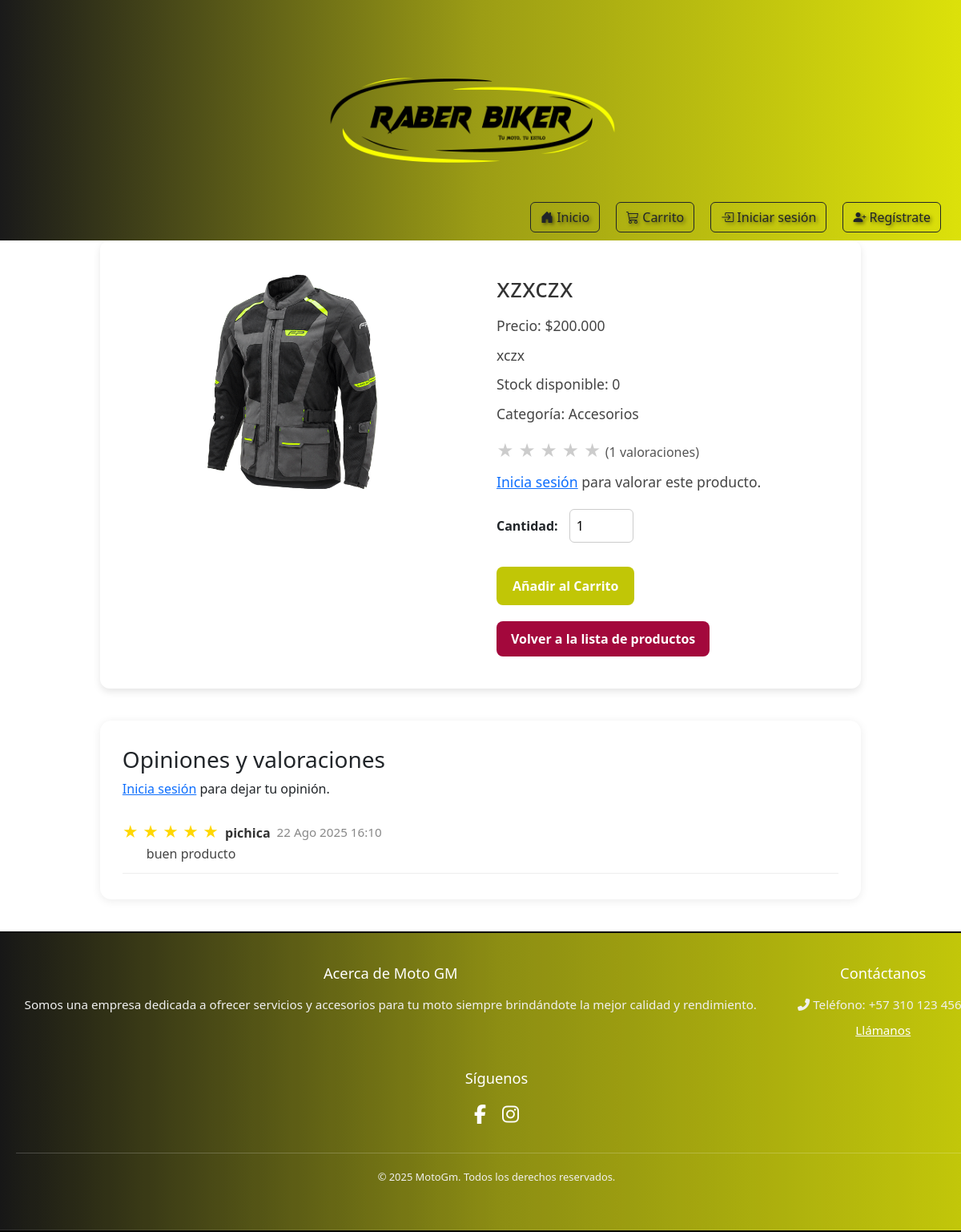
Page /productos/14/ on the committed database.
### productos/models.py (models this page shows, shortened)
class Producto(models.Model):
    nombre = models.CharField(max_length=200)
    descripcion = models.TextField()
    precio = models.DecimalField(max_digits=12, decimal_places=0, verbose_name="Precio (COP)")
    imagen = models.ImageField(upload_to='productos/', null=True, blank=True) # Las imágenes se guardarán en media/productos/
    stock = models.IntegerField(default=0)
    disponible = models.BooleanField(default=True)
    fecha_creacion = models.DateTimeField(auto_now_add=True)
    ultima_actualizacion = models.DateTimeField(auto_now=True)
    categoria = models.ForeignKey(Categoria, on_delete=models.SET_NULL, null=True, blank=True, related_name='productos')
    class Meta:
        ordering = ['nombre'] # Ordena los productos por nombre por defecto

class Valoracion(models.Model):
    producto = models.ForeignKey(Producto, on_delete=models.CASCADE, related_name='valoraciones')
    usuario = models.ForeignKey(User, on_delete=models.CASCADE, related_name='valoraciones')
    estrellas = models.PositiveSmallIntegerField(choices=[(i, str(i)) for i in range(1, 6)])
    comentario = models.TextField(blank=True)
    fecha = models.DateTimeField(auto_now_add=True)
    class Meta:
        unique_together = ('producto', 'usuario')
        verbose_name = 'Valoración'
        verbose_name_plural = 'Valoraciones'
        ordering = ['-fecha']

### dashboard_admin/models.py (models this page shows, shortened)
class Categoria(models.Model):
    nombre = models.CharField(max_length=100, unique=True, verbose_name="Nombre de la Categoría")
    descripcion = models.TextField(blank=True, null=True, verbose_name="Descripción")
    fecha_creacion = models.DateTimeField(auto_now_add=True, verbose_name="Fecha de Creación")
    fecha_actualizacion = models.DateTimeField(auto_now=True, verbose_name="Fecha de Última Actualización")
    activa = models.BooleanField(default=True, verbose_name="¿Activa?")
    class Meta:
        verbose_name = "Categoría"
        verbose_name_plural = "Categorías"
        ordering = ['nombre'] # Ordenar categorías por nombre por defecto

### productos/views.py (the view)
# urls.py: path('<int:pk>/', views.detalle_producto, name='detalle_producto'),
def detalle_producto(request, pk):
    from django.db.models import Avg
    producto = get_object_or_404(Producto, pk=pk)
    from .models import Favorito, Valoracion
    valoraciones = producto.valoraciones.select_related('usuario').all()
    promedio_estrellas = valoraciones.aggregate(Avg('estrellas'))['estrellas__avg'] or 0
    es_favorito = False
    if request.user.is_authenticated:
        es_favorito = Favorito.objects.filter(usuario=request.user, producto=producto).exists()
    context = {
        'producto': producto,
        'valoraciones': valoraciones,
        'promedio_estrellas': promedio_estrellas,
        'es_favorito': es_favorito
    }
    return render(request, 'productos/detalle_producto.html', context)

### productos/context_processors.py (called while the page is built)
def cart_item_count(request):
    cart_count = 0
    if request.user.is_authenticated:
        cart_count = CarritoItem.objects.filter(usuario=request.user).count() # o .aggregate(Sum('cantidad'))['cantidad__sum'] si quieres sumar las cantidades
    return {'cart_count': cart_count}

### productos/templates/productos/detalle_producto.html (shortened to what this page needs)
{% extends 'core/base.html' %}
{% load static %}
{% block content %}
<div class="main-content">
    <div class="product-detail-container">
        <div class="product-image-detail">
            {% if producto.imagen %}
                <img src="{{ producto.imagen.url }}" alt="{{ producto.nombre }}">
            {% else %}
                <img src="https://via.placeholder.com/600x400?text=Sin+Imagen" alt="Producto sin imagen">
            {% endif %}
        </div>
        <div class="product-info-detail">
            <h1 style="display:flex; align-items:center; gap:10px;">
                {{ producto.nombre }}
            </h1>
            <p class="product-price-detail">Precio: ${{ producto.precio }}</p>
            <p class="product-description-detail">{{ producto.descripcion }}</p>
            <p class="product-stock-detail">Stock disponible: {{ producto.stock }}</p>
            <p class="product-category-detail">Categoría: {{ producto.categoria.nombre|default:"Sin categoría" }}</p>
            <div style="margin: 18px 0 10px 0;">
                <span style="font-size:1.3em; color:gold;">
                    {% for i in "12345" %}
                        {% if forloop.counter <= promedio_estrellas|floatformat:0 %}
                            &#9733;
                        {% else %}
                            <span style="color:#ccc;">&#9733;</span>
                        {% endif %}
                    {% endfor %}
                </span>
                <span style="font-size:1em; color:#555;">({{ valoraciones|length }} valoraciones)</span>
            </div>
            {% if user.is_authenticated %}
                {% if not ya_opino %}
                    <a href="{% url 'productos:valorar_producto' producto.pk %}"
                       class="btn btn-outline-success btn-sm" style="margin-bottom:10px;">
                       Valorar este producto
                    </a>
                {% endif %}
            {% else %}
                <p><a href="{% url 'login' %}">Inicia sesión</a> para valorar este producto.</p>
            {% endif %}
            <form class="add-to-cart-form" data-product-id="{{ producto.pk }}" action="{% url 'productos:add_to_cart' producto.pk %}" method="post">
                <div class="quantity-selector">
                    <label for="cantidad">Cantidad:</label>
                    <input type="number" id="cantidad" name="cantidad" value="1" min="1" max="{{ producto.stock }}" class="quantity-input">
                </div>
                <button type="submit" class="btn-add-to-cart">Añadir al Carrito</button>
            </form>
            <a href="{% url 'productos:lista_productos' %}" class="btn-back-to-list">Volver a la lista de productos</a>
        </div>
    </div>
    <div class="product-rating-container" style="margin-top:40px; width:100%; max-width:1100px; margin-left:auto; margin-right:auto; background:#fff; border-radius:14px; box-shadow:0 2px 12px rgba(0,0,0,0.08); padding:32px 28px;">
        <h3>Opiniones y valoraciones</h3>
        {% if user.is_authenticated %}
            {% if not ya_opino %}
                <a href="{% url 'productos:valorar_producto' producto.pk %}"
                   class="btn btn-outline-success btn-sm" style="margin-bottom:18px;">
                   Dejar opinión
                </a>
            {% endif %}
        {% else %}
            <p><a href="{% url 'login' %}">Inicia sesión</a> para dejar tu opinión.</p>
        {% endif %}
        {% if valoraciones %}
            {% for val in valoraciones %}
                <div class="valoracion-item" style="border-bottom:1px solid #eee; padding:12px 0;">
                    <div style="display:flex; align-items:center; gap:8px;">
                        <span style="color:gold; font-size:1.2em;">
                            {% for i in "12345" %}
                                {% if forloop.counter <= val.estrellas %}
                                    &#9733;
                                {% else %}
                                    <span style="color:#ccc;">&#9733;</span>
                                {% endif %}
                            {% endfor %}
                        </span>
                        <span style="font-weight:600; color:#333;">{{ val.usuario.username }}</span>
                        <span style="color:#888; font-size:0.95em;">{{ val.fecha|date:"d M Y H:i" }}</span>
                    </div>
                    <div style="margin-left:30px; color:#444;">{{ val.comentario }}</div>
                </div>
            {% endfor %}
        {% else %}
            <p>No hay valoraciones para este producto aún.</p>
        {% endif %}
    </div>
</div>
{% endblock content %}

### core/static/core/stylecore.css (style rules this page uses)
.main-content { display: flex; flex-direction: column; justify-content: center; align-items: center; min-height: calc(100vh - 300px - 200px); padding: 20px; }
.main-content { padding-top: 0px; padding-bottom: 20px; }
.product-detail-container { display: flex; flex-wrap: wrap; gap: 40px; background-color: #fff; padding: 40px; border-radius: 12px; box-shadow: 0 4px 10px rgba(0, 0, 0, 0.1); max-width: 1200px; margin: auto; }
.product-image-detail { flex: 1; min-width: 300px; text-align: center; }
.product-image-detail img { width: 100%; max-width: 500px; height: auto; border-radius: 10px; object-fit: cover; }
.product-info-detail { flex: 1; min-width: 300px; }
.product-info-detail h1 { font-size: 2em; margin-bottom: 15px; color: #333; }
.product-info-detail p { font-size: 1.1em; margin-bottom: 10px; color: #444; }
.quantity-selector { margin: 20px 0; }
.quantity-selector label { font-weight: bold; margin-right: 10px; }
.quantity-input { padding: 8px; width: 80px; border: 1px solid #ccc; border-radius: 6px; }
.btn-add-to-cart { display: inline-block; background-color: #c1c606; color: white; padding: 12px 20px; border: none; border-radius: 8px; font-weight: bold; font-size: 1em; cursor: pointer; transition: background-color 0.3s ease; margin-top: 10px; }
.btn-back-to-list { display: inline-block; background-color: #a3083c; color: white; padding: 10px 18px; border-radius: 8px; text-decoration: none; font-weight: bold; font-size: 1em; margin-top: 20px; transition: background-color 0.3s ease; }

### core/templates/core/base.html (style rules this page uses)
html, body { overflow-x: hidden; scrollbar-width: thin; scrollbar-color: #bdbdbd #f5f5f5; }

### rows in the picture
Producto: imagen (picture), nombre "xzxczx", precio "200.000", descripcion "xczx", stock "0", categoria.nombre "Accesorios"
Valoracion: estrellas 5 (drawn), usuario.username "pichica", fecha "22 Ago 2025 16:10", comentario "buen producto"

### other values in the picture
{{ valoraciones|length }} "1"
